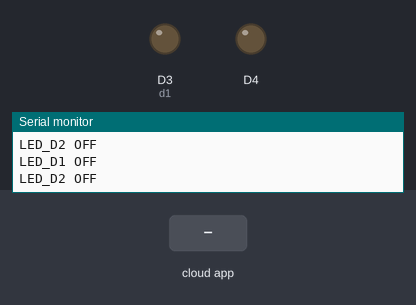
Recording of a sketch running on a simulated ESP8266 (NodeMCU). Shown: output pins drawn as LEDs (lit = HIGH), the last lines printed to the serial monitor. Inputs (shaded band) come from the test bench. WiFi joins after 1.5 s; servers stay silent unless stated; the Firebase database answers and starts empty.

Above: at 3.0 s.
3.1 s: the phone or cloud app sets LED_STATUS_D1 to 1
At 3.7 s:
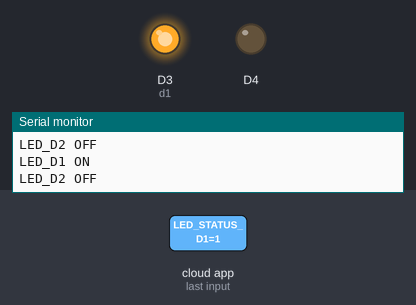
4.8 s: the phone or cloud app sets LED_STATUS_D2 to 1
At 5.9 s:
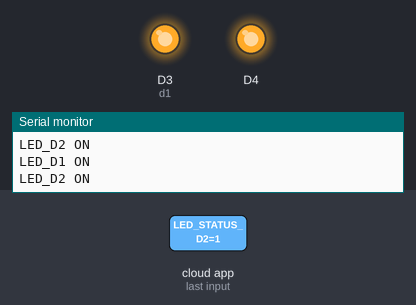
6.3 s: the phone or cloud app sets LED_STATUS_D1 to 0
At 7.9 s:
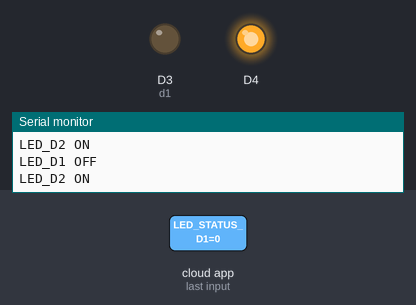
8.2 s: the phone or cloud app sets LED_STATUS_D2 to 0
At 9.2 s:
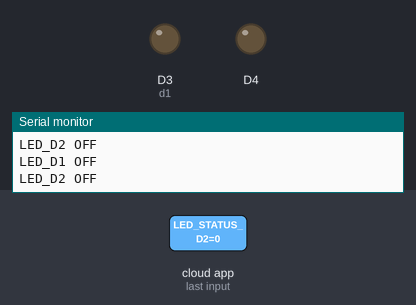
Timing chart, 0 to 10.7 s (numbered marks = the images above; inputs shaded):
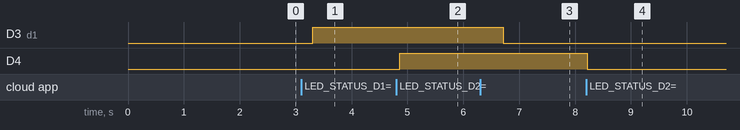

Measured:
- after the input at 3.1 s, D3 (d1): LOW → HIGH after 0.20 s
- after the input at 4.8 s, D4: LOW → HIGH after 0.07 s
- after the input at 6.3 s, D3 (d1): HIGH → LOW after 0.42 s
- after the input at 8.2 s, D4: HIGH → LOW at once

The sketch:

firebase-led.ino
```cpp
#include <ESP8266WiFi.h>
#include <FirebaseArduino.h>
// Set these to run example.
#define FIREBASE_HOST "temp-dbb99.firebaseio.com"
#define FIREBASE_AUTH "RtmxSmfNWtW3VotnmwKIMCYJ7FMrn5rKbgeOdsyb"
#define WIFI_SSID "IVA"
#define WIFI_PASSWORD "30092015"
void setup() {
Serial.begin(9600);
pinMode(D3, OUTPUT);
pinMode(D4, OUTPUT);
// connect to wifi.
WiFi.begin(WIFI_SSID, WIFI_PASSWORD);
Serial.print("connecting");
while (WiFi.status() != WL_CONNECTED) {
Serial.print(".");
delay(500);
}
Serial.println();
Serial.print("connected: ");
Serial.println(WiFi.localIP());
Firebase.begin(FIREBASE_HOST, FIREBASE_AUTH);
Firebase.set("LED_STATUS_D1", 0);
Firebase.set("LED_STATUS_D2", 0);

}
int mass[15];
int d1=0;
int d2=0;
void loop() {
// get value
d1=Firebase.getInt("LED_STATUS_D1");
d2=Firebase.getInt("LED_STATUS_D2");

// handle error
if (d1==1) {
Serial.println("LED_D1 ON");
digitalWrite(D3,HIGH);
//return;
delay(10);
}
else {
Serial.println("LED_D1 OFF");
digitalWrite(D3,LOW);
}

if (d2==1) {
Serial.println("LED_D2 ON");
digitalWrite(D4,HIGH);
return;
delay(10);
}
else {
Serial.println("LED_D2 OFF");
digitalWrite(D4,LOW);
return;
}

}
```
